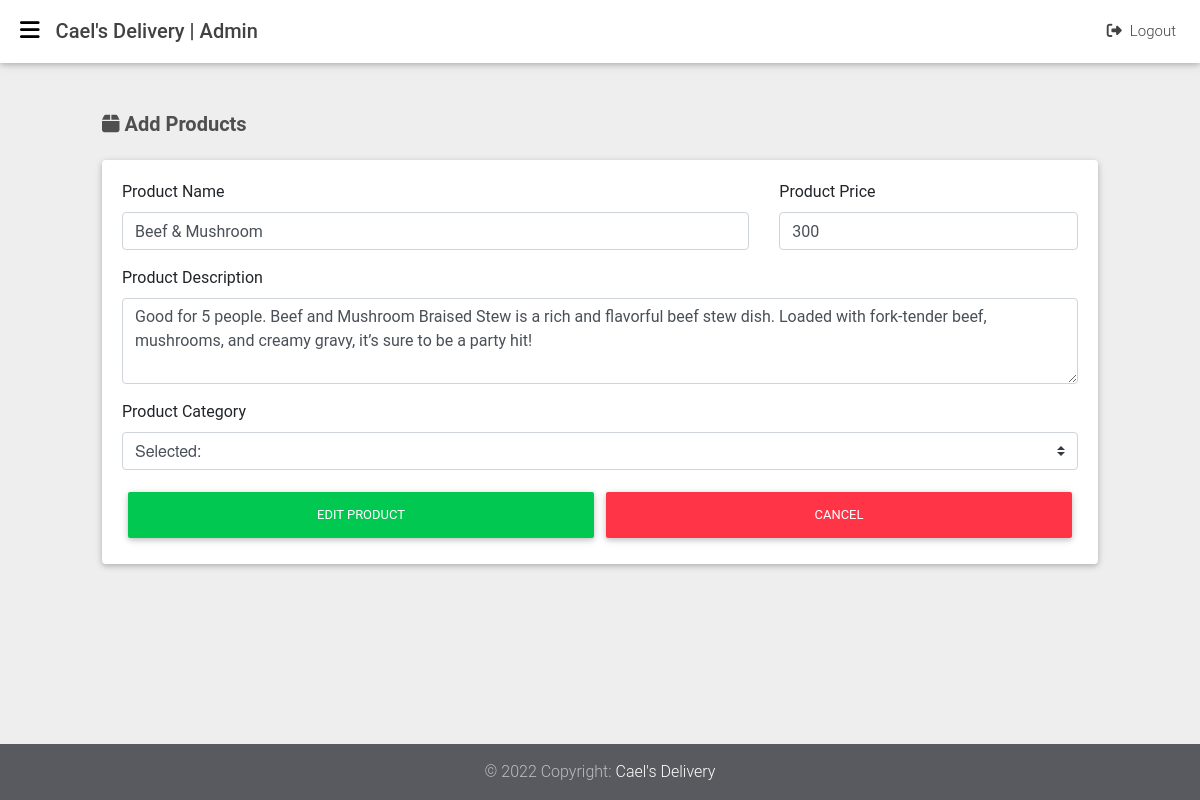
The page /products/edit/4 (signed in) on the database its author committed.
### tables this page shows
CREATE TABLE `products` (
  `product_id` int(11) NOT NULL,
  `product_name` varchar(255) NOT NULL,
  `product_price` varchar(255) NOT NULL,
  `product_description` text NOT NULL,
  `product_image` text NOT NULL,
  `product_status` int(11) NOT NULL DEFAULT 0,
  `category_id` int(11) NOT NULL,
  `created_at` datetime NOT NULL DEFAULT current_timestamp()
);

### app/libraries/Core.php (called while the page is built, shortened)
<?php
class Core
{
  protected $currentMethod = 'index';
  public function __construct()
  {
    $url = $this->getUrl();
    if (isset($url[0])) {
      if (file_exists('../app/controllers/' . ucwords($url[0]) . '.php')) {
        unset($url[0]);
      }
    }
    $this->currentController = new $this->currentController;
    if (isset($url[1])) {
      if (method_exists($this->currentController, $url[1])) {
        $this->currentMethod = $url[1];
        unset($url[1]);
      }
    }
    $this->params = $url ? array_values($url) : [];
    call_user_func_array([$this->currentController, $this->currentMethod], $this->params);
  }
  public function getUrl()
  {
    if (isset($_GET['url'])) {
      $url = rtrim($_GET['url'], '/');
      $url = filter_var($url, FILTER_SANITIZE_URL);
      $url = explode('/', $url);
      return $url;
    }
  }
}

### public/index.php (called while the page is built, shortened)
<?php
$init = new Core;

### app/libraries/Database.php (called while the page is built, shortened)
<?php
class Database
{
	private $host = DB_HOST;
	private $user = DB_USER;
	private $pass = DB_PASS;
	private $dbname = DB_NAME;
	private $dbh;
	private $stmt;
	public function __construct()
	{
		$dsn = 'mysql:host=' . $this->host . ';dbname=' . $this->dbname;
		$options = array(
			PDO::ATTR_PERSISTENT => true,
			PDO::ATTR_ERRMODE => PDO::ERRMODE_EXCEPTION
		);
		try {
			$this->dbh = new PDO($dsn, $this->user, $this->pass, $options);
		}
		catch (PDOException $e) {
			$this->error = $e->getMessage();
		}
	}
	public function query($query)
	{
		$this->stmt = $this->dbh->prepare($query);
	}
	public function bind($param, $value, $type = null)
	{
		if (is_null($type)) {
			switch (true) {
				default:
					$type = PDO::PARAM_STR;
			}
		}
		$this->stmt->bindValue($param, $value, $type);
	}
	public function execute()
	{
		return $this->stmt->execute();
	}
	public function single()
	{
		$this->execute();
		return $this->stmt->fetch(PDO::FETCH_OBJ);
	}
}

### app/models/Product.php (called while the page is built, shortened)
<?php
class Product
{
  private $db;
  public function __construct()
  {
    $this->db = new Database;
  }
  public function getProductByID($id)
  {
    $this->db->query('SELECT * FROM products WHERE product_id = :id');
    $this->db->bind(':id', $id);
    $row = $this->db->single();
    return $row;
  }
}

### app/views/products/edit.php (the view, shortened to what this page needs)
<?php require APPROOT . '/views/admins/inc/header.php'; ?>
<?php require APPROOT . '/views/admins/inc/sidebar.php'; ?>
<?php require APPROOT . '/views/admins/inc/navbar.php'; ?>
<main class="vh-100">
  <div class="container-fluid">
    <div class="col-md-12">
      <h5 class="my-4 dark-grey-text font-weight-bold"><i class="fas fa-box"></i> Add Products</h5>
      <div class="card">
        <div class="card-body">
          <form action="<?php echo URLROOT; ?>/products/edit/<?php echo $data['id']; ?>" method="POST" id="formProduct" enctype="multipart/form-data">
            <div class="row">
              <div class="col-md-8 mb-3">
                <label class="form-control-label" for="productName">Product Name</label>
                <input type="text" id="productName" class="form-control <?php echo (!empty($data['product_name_err'])) ? 'is-invalid' : ''; ?>" value="<?php echo $data['product_name']; ?>" name="product_name">
              </div>
              <div class="col-md-4 mb-3">
                <label for="productPrice">Product Price</label>
                <input type="text" id="productPrice" class="form-control <?php echo (!empty($data['product_price_err'])) ? 'is-invalid' : ''; ?>" value="<?php echo $data['product_price']; ?>" name="product_price">
              </div>
            </div>
            <div class="row">
              <div class="col mb-3">
                <label for="productDescription">Product Description</label>
                <textarea class="form-control <?php echo (!empty($data['product_description_err'])) ? 'is-invalid' : ''; ?>" id="productDescription" rows="3" name="product_description"><?php echo $data['product_description']; ?></textarea>
              </div>
            </div>
            <div class="row">
              <div class="col mb-3">
                <label for="productCategory">Product Category</label>
                <select class="browser-default custom-select" action="formProduct" id="productCategory" name="category_id">
                  <option value="<?php echo $data['category_id']; ?>" selected>Selected: <?php echo $data['category_name']; ?></option>
                </select>
              </div>
            </div>
            <div class="d-flex gap-2">
              <button class="btn btn-success w-100" type="submit" value="Edit Product">Edit Product</button>
              <a class="btn btn-danger w-100" href="<?php echo URLROOT; ?>/products" role="button">Cancel</a>
            </div>
          </form>
        </div>
      </div>
    </div>
  </div>
</main>
<?php require APPROOT . '/views/admins/inc/footer.php'; ?>

### rows shown on the page
products: product_name "Beef & Mushroom", product_price "300", product_description "Good for 5 people. Beef and Mushroom Braised Stew is a rich and flavorful beef stew dish. Loaded with fork-tender beef, mushrooms, and creamy gravy, it’s sure to be a party hit!"

### other values the page prints
SITENAME "Cael's Delivery"
